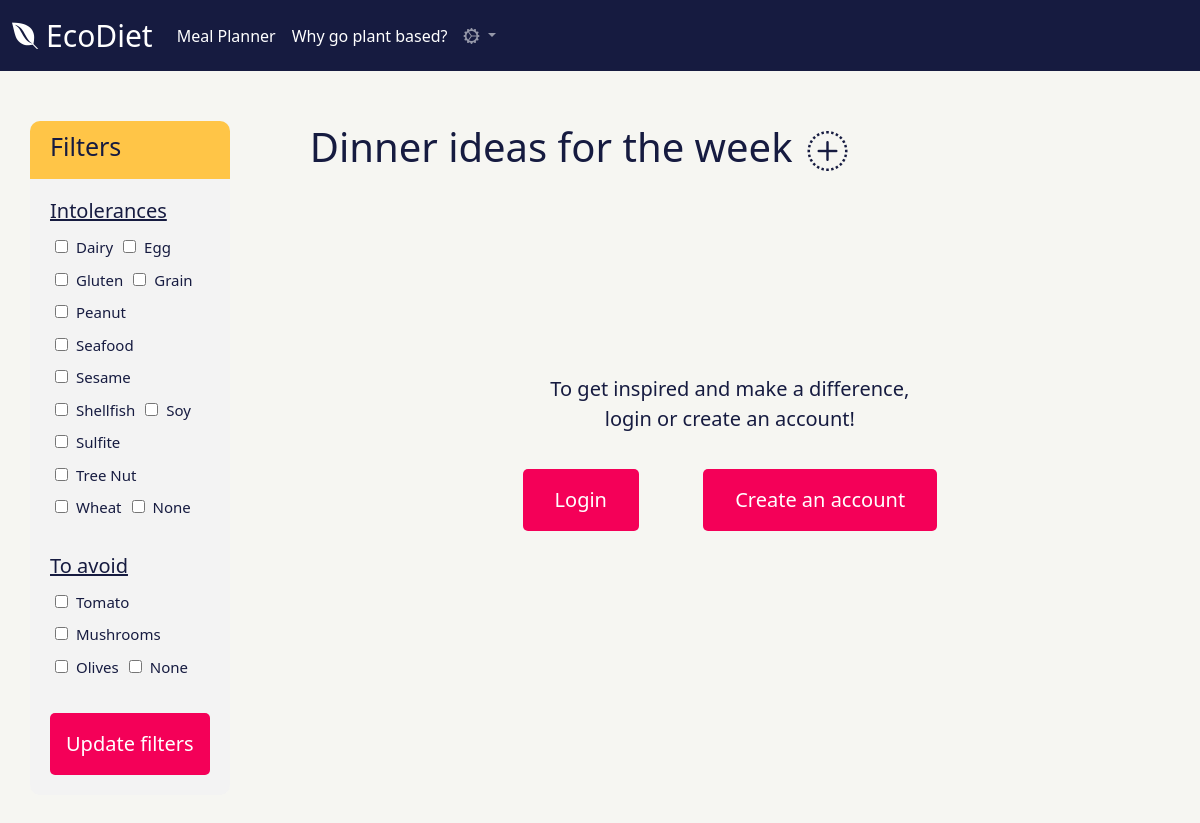
The app's page /demo with its own data.
### mealplan/models.py (models this page shows)
class Intolerances(models.Model):
    intolerance = models.CharField(max_length=30, choices=intolerances_choices)
    def __str__(self):
        return self.intolerance

class Ingredients(models.Model):
    ingredient = models.CharField(max_length=30, choices=ingredients_choices)
    def __str__(self):
        return self.ingredient

### mealplan/decorators.py (the view)
    def wrapper_func(request, *args, **kwargs):
        if request.user.is_authenticated :
            return redirect('/')
        else :
            return view_func(request, *args, **kwargs)

### mealplan/forms.py
class RestrictionsForm(forms.ModelForm):
    class Meta:
        model = Restrictions
        fields = ['intolerance', 'ingredient']
    intolerance = forms.ModelMultipleChoiceField(
        queryset=Intolerances.objects.all(),
        widget=forms.CheckboxSelectMultiple
    )
    ingredient = forms.ModelMultipleChoiceField(
        queryset=Ingredients.objects.all(),
        widget=forms.CheckboxSelectMultiple
    )

### mealplan/views.py (called while the page is built)
@unauthenticated_user
def demoPage(request):
    form = RestrictionsForm()
    context = {'form':form}
    return render(request, 'mealplan/demo.html', context)

### mealplan/templates/mealplan/demo.html
{% extends 'mealplan/index.html' %}
{% load static %}
{% block content %}
<div class="main">
    <div class="leftside">
        <form method="POST"> {% csrf_token %}
        <div class="filters">
            <h3>Filters</h3>
        </div>
        <div class='filterscategory'>
        <h4>Intolerances</h4>
        <div class="items">
            {% for intolerance in form.intolerance %}
            <div class='item'>
                <div>{{ intolerance.tag }}</div>
                <div class='label'>{{intolerance.choice_label}}</div>
            </div>
            {% endfor %}
        </div>
        <h4>To avoid</h4>
        <div class="items">
            {% for ingredient in form.ingredient %}
            <div class='item'>
                <div>{{ ingredient.tag }}</div>
                <div class='label'>{{ingredient.choice_label}}</div>
            </div>
            {% endfor %}
        </div>
        <input type="submit" value="Update filters">
        </div>
        </form>
    </div>
    <div class="rightside">
    <div class="title">
        <h1>Dinner ideas for the week</h1> <a href="{% url 'login' %}"><i class="bi bi-plus-circle-dotted"></i></a>
    </div>
    <div class="gotologin">
        <p>To get inspired and make a difference, login or create an account!</p>
        <div class='logregbtn'>
            <a href="{% url 'login' %}"><button>Login</button></a>
            <a href="{% url 'register' %}"><button>Create an account</button></a>
        </div>
    </div>
    </div>
</div>
{% endblock content %}

### mealplan/templates/mealplan/index.html (shortened to what this page needs)
{% load static %}
<!DOCTYPE HTML>
<html>
<head>
  <link href="https://cdn.jsdelivr.net/npm/bootstrap@5.0.0-beta2/dist/css/bootstrap.min.css" rel="stylesheet">
  <link rel="stylesheet" href="https://cdn.jsdelivr.net/npm/bootstrap-icons@1.4.0/font/bootstrap-icons.css">
</head>
<body>
<nav class="navbar navbar-expand-lg navbar-dark bg-blue">
  <div class="container-fluid">
      <a class="navbar-brand" href="{% url 'home' %}" style="font-size:30px;">
        <i class="fab fa-envira"></i>
        EcoDiet
      </a>
    <div class="collapse navbar-collapse" id="navbarNavDropdown">
      <ul class="navbar-nav">
        <li class="nav-item">
          <a class="nav-link active" aria-current="page" href="{% url 'home' %}">Meal Planner</a>
        </li>
        <li class="nav-item">
          <a class="nav-link active" href="#">Why go plant based?</a>
        </li>
        <li class="nav-item dropdown">
          <a class="nav-link dropdown-toggle" href="#" id="navbarDropdownMenuLink" role="button" data-bs-toggle="dropdown" aria-expanded="false">
            <i class="bi bi-gear-wide-connected"></i>
          </a>
        </li>
      </ul>
    </div>
  </div>
</nav>
{% block content %}
{% endblock content %}
</body>
</html>

### records on screen
Intolerances: choice_label "Dairy"
Intolerances: choice_label "Egg"
Intolerances: choice_label "Gluten"
Intolerances: choice_label "Grain"
Intolerances: choice_label "Peanut"
Intolerances: choice_label "Seafood"
Intolerances: choice_label "Sesame"
Intolerances: choice_label "Shellfish"
Intolerances: choice_label "Soy"
Intolerances: choice_label "Sulfite"
Intolerances: choice_label "Tree Nut"
Intolerances: choice_label "Wheat"
Intolerances: choice_label "None"
Ingredients: choice_label "Tomato"
Ingredients: choice_label "Mushrooms"
Ingredients: choice_label "Olives"
Ingredients: choice_label "None"
